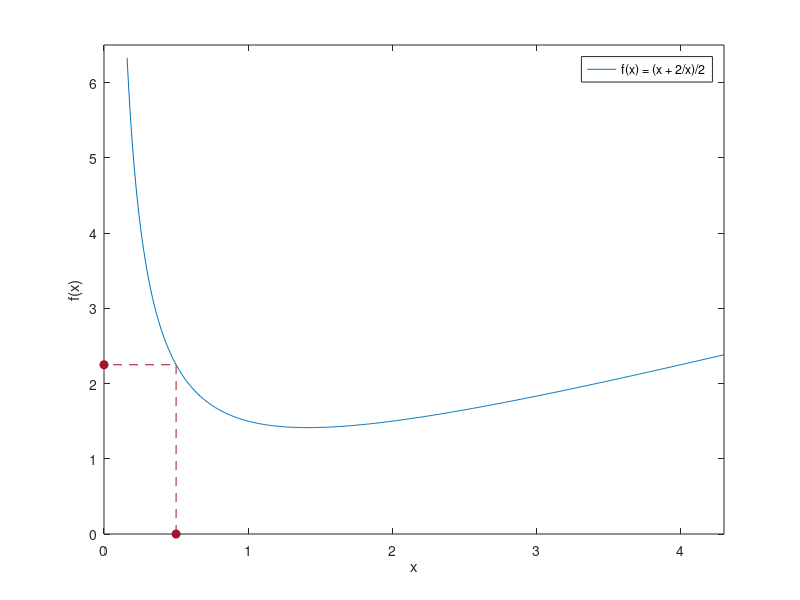

The MATLAB source for this figure:
% Abb. 1.7: Aktualisierungsfunktion des Heron-Verfahrens (Buch, Abschnitt 1.1, Gl. 1.4)
% f(x) = (x + 2/x)/2 und erster Schritt x_0 = 0.5 -> x_1 = f(x_0)
% (c) 2026 Philipp Kügler · Programm zum Buch „Dynamische Systeme in den Lebenswissenschaften“ · MIT-Lizenz (siehe LICENSE)
f = @(x) 0.5 * (x + 2 ./ x);
x0 = 0.5;
x1 = f(x0);
fprintf('x_0 = %g,  x_1 = f(x_0) = %g\n', x0, x1);    % x_1 = 2.25

rot = [0.64 0.08 0.18]; blau = [0 0.447 0.741];
x = linspace(0.16, 4.3, 400);
plot(x, f(x), 'Color', blau); hold on
plot([x0 x0 0], [0 x1 x1], '--', 'Color', rot);      % hoch zur Kurve, dann zur y-Achse
plot([x0 0], [0 x1], 'o', 'Color', rot, 'MarkerFaceColor', rot);
hold off
xlim([0 4.3]); ylim([0 6.5]);
xlabel('x'); ylabel('f(x)'); legend('f(x) = (x + 2/x)/2');
